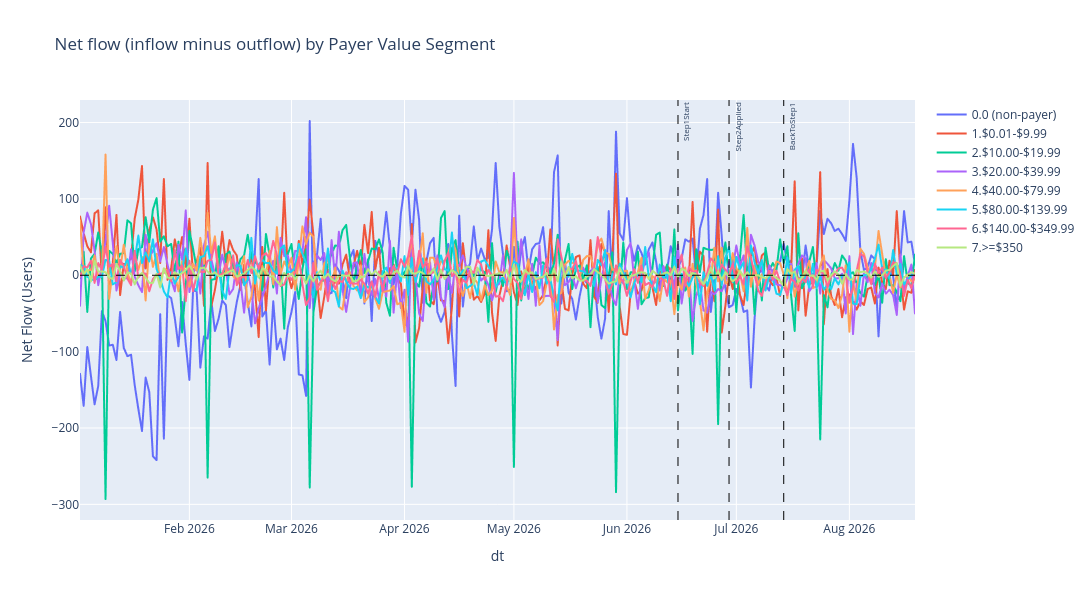
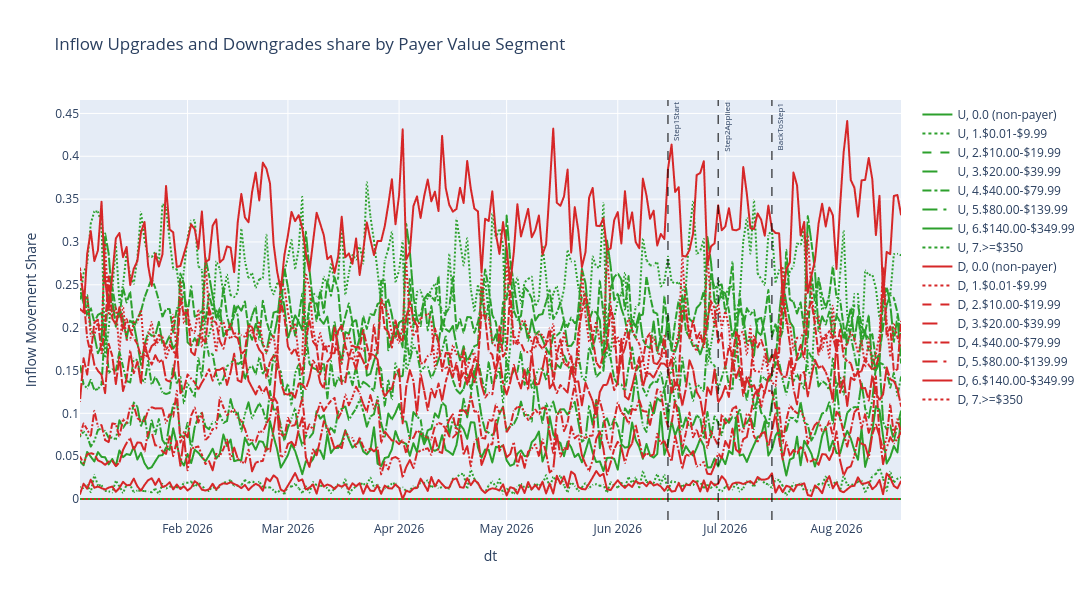

The notebook cell saved with these charts, in order:
### Markdown cell above
### Payment value

### Code cell
plot_movement_charts(
    data_payment_value_movements_agg, 
    'payer_value_segment', 
    vlines_events=vlines_events, 
    arpdau_df=data_arpdau_agg, 
    overlay_arpdau=False, 
    title_prefix='Payer Value Segment', 
    metrics=['net_flow','inflow_shares','outflow_shares'],
    height=600,
    width=1200)

#plot_movement_charts(data_payment_value_movements_agg, 'payer_value_segment', vlines_events=vlines_events, arpdau_df=data_arpdau_agg)

### Figure 1 — Plotly figure (JSON) as saved in the notebook; plotly's stock layout.template omitted (floating-point values rounded to 4 significant figures; data arrays with more than 128 entries replaced by an {"elided": "..."} marker saying what was removed)
{"data": [{"customdata": {"elided": "230x3 int values"}, "hovertemplate": "payer_value_segment=0.0 (non-payer)<br>dt=%{x}<br>Value=%{y}<br>Inflow Users=%{customdata[0]}<br>Outflow Users=%{customdata[1]}<br>Total Users Moving=%{customdata[2]}<extra></extra>", "legendgroup": "0.0 (non-payer)", "line": {"color": "#636efa", "dash": "solid"}, "marker": {"symbol": "circle"}, "mode": "lines", "name": "0.0 (non-payer)", "showlegend": true, "type": "scattergl", "x": {"elided": "230 str values"}, "xaxis": "x", "y": {"elided": "230 int values"}, "yaxis": "y"}, {"customdata": {"elided": "230x3 int values"}, "hovertemplate": "payer_value_segment=1.$0.01-$9.99<br>dt=%{x}<br>Value=%{y}<br>Inflow Users=%{customdata[0]}<br>Outflow Users=%{customdata[1]}<br>Total Users Moving=%{customdata[2]}<extra></extra>", "legendgroup": "1.$0.01-$9.99", "line": {"color": "#EF553B", "dash": "solid"}, "marker": {"symbol": "circle"}, "mode": "lines", "name": "1.$0.01-$9.99", "showlegend": true, "type": "scattergl", "x": {"elided": "230 str values"}, "xaxis": "x", "y": {"elided": "230 int values"}, "yaxis": "y"}, {"customdata": {"elided": "230x3 int values"}, "hovertemplate": "payer_value_segment=2.$10.00-$19.99<br>dt=%{x}<br>Value=%{y}<br>Inflow Users=%{customdata[0]}<br>Outflow Users=%{customdata[1]}<br>Total Users Moving=%{customdata[2]}<extra></extra>", "legendgroup": "2.$10.00-$19.99", "line": {"color": "#00cc96", "dash": "solid"}, "marker": {"symbol": "circle"}, "mode": "lines", "name": "2.$10.00-$19.99", "showlegend": true, "type": "scattergl", "x": {"elided": "230 str values"}, "xaxis": "x", "y": {"elided": "230 int values"}, "yaxis": "y"}, {"customdata": {"elided": "230x3 int values"}, "hovertemplate": "payer_value_segment=3.$20.00-$39.99<br>dt=%{x}<br>Value=%{y}<br>Inflow Users=%{customdata[0]}<br>Outflow Users=%{customdata[1]}<br>Total Users Moving=%{customdata[2]}<extra></extra>", "legendgroup": "3.$20.00-$39.99", "line": {"color": "#ab63fa", "dash": "solid"}, "marker": {"symbol": "circle"}, "mode": "lines", "name": "3.$20.00-$39.99", "showlegend": true, "type": "scattergl", "x": {"elided": "230 str values"}, "xaxis": "x", "y": {"elided": "230 int values"}, "yaxis": "y"}, {"customdata": {"elided": "230x3 int values"}, "hovertemplate": "payer_value_segment=4.$40.00-$79.99<br>dt=%{x}<br>Value=%{y}<br>Inflow Users=%{customdata[0]}<br>Outflow Users=%{customdata[1]}<br>Total Users Moving=%{customdata[2]}<extra></extra>", "legendgroup": "4.$40.00-$79.99", "line": {"color": "#FFA15A", "dash": "solid"}, "marker": {"symbol": "circle"}, "mode": "lines", "name": "4.$40.00-$79.99", "showlegend": true, "type": "scattergl", "x": {"elided": "230 str values"}, "xaxis": "x", "y": {"elided": "230 int values"}, "yaxis": "y"}, {"customdata": {"elided": "230x3 int values"}, "hovertemplate": "payer_value_segment=5.$80.00-$139.99<br>dt=%{x}<br>Value=%{y}<br>Inflow Users=%{customdata[0]}<br>Outflow Users=%{customdata[1]}<br>Total Users Moving=%{customdata[2]}<extra></extra>", "legendgroup": "5.$80.00-$139.99", "line": {"color": "#19d3f3", "dash": "solid"}, "marker": {"symbol": "circle"}, "mode": "lines", "name": "5.$80.00-$139.99", "showlegend": true, "type": "scattergl", "x": {"elided": "230 str values"}, "xaxis": "x", "y": {"elided": "230 int values"}, "yaxis": "y"}, {"customdata": {"elided": "230x3 int values"}, "hovertemplate": "payer_value_segment=6.$140.00-$349.99<br>dt=%{x}<br>Value=%{y}<br>Inflow Users=%{customdata[0]}<br>Outflow Users=%{customdata[1]}<br>Total Users Moving=%{customdata[2]}<extra></extra>", "legendgroup": "6.$140.00-$349.99", "line": {"color": "#FF6692", "dash": "solid"}, "marker": {"symbol": "circle"}, "mode": "lines", "name": "6.$140.00-$349.99", "showlegend": true, "type": "scattergl", "x": {"elided": "230 str values"}, "xaxis": "x", "y": {"elided": "230 int values"}, "yaxis": "y"}, {"customdata": {"elided": "230x3 int values"}, "hovertemplate": "payer_value_segment=7.>=$350<br>dt=%{x}<br>Value=%{y}<br>Inflow Users=%{customdata[0]}<br>Outflow Users=%{customdata[1]}<br>Total Users Moving=%{customdata[2]}<extra></extra>", "legendgroup": "7.>=$350", "line": {"color": "#B6E880", "dash": "solid"}, "marker": {"symbol": "circle"}, "mode": "lines", "name": "7.>=$350", "showlegend": true, "type": "scattergl", "x": {"elided": "230 str values"}, "xaxis": "x", "y": {"elided": "230 int values"}, "yaxis": "y"}], "layout": {"annotations": [{"font": {"size": 8}, "showarrow": false, "text": "Step1Start", "textangle": -90, "x": 1781481600000, "xanchor": "left", "xref": "x", "y": 1, "yanchor": "top", "yref": "y domain"}, {"font": {"size": 8}, "showarrow": false, "text": "Step2Applied", "textangle": -90, "x": 1782691200000, "xanchor": "left", "xref": "x", "y": 1, "yanchor": "top", "yref": "y domain"}, {"font": {"size": 8}, "showarrow": false, "text": "BackToStep1", "textangle": -90, "x": 1783987200000, "xanchor": "left", "xref": "x", "y": 1, "yanchor": "top", "yref": "y domain"}], "height": 600, "legend": {"title": {"text": ""}, "tracegroupgap": 0}, "shapes": [{"line": {"color": "black", "dash": "dash", "width": 1}, "type": "line", "x0": 1781481600000, "x1": 1781481600000, "xref": "x", "y0": 0, "y1": 1, "yref": "y domain"}, {"line": {"color": "black", "dash": "dash", "width": 1}, "type": "line", "x0": 1782691200000, "x1": 1782691200000, "xref": "x", "y0": 0, "y1": 1, "yref": "y domain"}, {"line": {"color": "black", "dash": "dash", "width": 1}, "type": "line", "x0": 1783987200000, "x1": 1783987200000, "xref": "x", "y0": 0, "y1": 1, "yref": "y domain"}, {"line": {"color": "black", "dash": "dash", "width": 1}, "type": "line", "x0": 0, "x1": 1, "xref": "x domain", "y0": 0, "y1": 0, "yref": "y"}], "title": {"text": "Net flow (inflow minus outflow) by Payer Value Segment"}, "width": 1200, "xaxis": {"anchor": "y", "domain": [0, 1], "title": {"text": "dt"}}, "yaxis": {"anchor": "x", "domain": [0, 1], "title": {"text": "Net Flow (Users)"}}}}

### Figure 2 — Plotly figure (JSON) as saved in the notebook; plotly's stock layout.template omitted (floating-point values rounded to 4 significant figures; data arrays with more than 128 entries replaced by an {"elided": "..."} marker saying what was removed)
{"data": [{"customdata": {"elided": "230x3 int values"}, "hovertemplate": "Movement Type=U<br>payer_value_segment=0.0 (non-payer)<br>dt=%{x}<br>Value=%{y}<br>Inflow Users=%{customdata[0]}<br>Outflow Users=%{customdata[1]}<br>Total Users Moving=%{customdata[2]}<extra></extra>", "legendgroup": "U, 0.0 (non-payer)", "line": {"color": "#2ca02c", "dash": "solid"}, "marker": {"symbol": "circle"}, "mode": "lines", "name": "U, 0.0 (non-payer)", "showlegend": true, "type": "scattergl", "x": {"elided": "230 str values"}, "xaxis": "x", "y": {"elided": "230 float values"}, "yaxis": "y"}, {"customdata": {"elided": "230x3 int values"}, "hovertemplate": "Movement Type=U<br>payer_value_segment=1.$0.01-$9.99<br>dt=%{x}<br>Value=%{y}<br>Inflow Users=%{customdata[0]}<br>Outflow Users=%{customdata[1]}<br>Total Users Moving=%{customdata[2]}<extra></extra>", "legendgroup": "U, 1.$0.01-$9.99", "line": {"color": "#2ca02c", "dash": "dot"}, "marker": {"symbol": "circle"}, "mode": "lines", "name": "U, 1.$0.01-$9.99", "showlegend": true, "type": "scattergl", "x": {"elided": "230 str values"}, "xaxis": "x", "y": {"elided": "230 float values"}, "yaxis": "y"}, {"customdata": {"elided": "230x3 int values"}, "hovertemplate": "Movement Type=U<br>payer_value_segment=2.$10.00-$19.99<br>dt=%{x}<br>Value=%{y}<br>Inflow Users=%{customdata[0]}<br>Outflow Users=%{customdata[1]}<br>Total Users Moving=%{customdata[2]}<extra></extra>", "legendgroup": "U, 2.$10.00-$19.99", "line": {"color": "#2ca02c", "dash": "dash"}, "marker": {"symbol": "circle"}, "mode": "lines", "name": "U, 2.$10.00-$19.99", "showlegend": true, "type": "scattergl", "x": {"elided": "230 str values"}, "xaxis": "x", "y": {"elided": "230 float values"}, "yaxis": "y"}, {"customdata": {"elided": "230x3 int values"}, "hovertemplate": "Movement Type=U<br>payer_value_segment=3.$20.00-$39.99<br>dt=%{x}<br>Value=%{y}<br>Inflow Users=%{customdata[0]}<br>Outflow Users=%{customdata[1]}<br>Total Users Moving=%{customdata[2]}<extra></extra>", "legendgroup": "U, 3.$20.00-$39.99", "line": {"color": "#2ca02c", "dash": "longdash"}, "marker": {"symbol": "circle"}, "mode": "lines", "name": "U, 3.$20.00-$39.99", "showlegend": true, "type": "scattergl", "x": {"elided": "230 str values"}, "xaxis": "x", "y": {"elided": "230 float values"}, "yaxis": "y"}, {"customdata": {"elided": "230x3 int values"}, "hovertemplate": "Movement Type=U<br>payer_value_segment=4.$40.00-$79.99<br>dt=%{x}<br>Value=%{y}<br>Inflow Users=%{customdata[0]}<br>Outflow Users=%{customdata[1]}<br>Total Users Moving=%{customdata[2]}<extra></extra>", "legendgroup": "U, 4.$40.00-$79.99", "line": {"color": "#2ca02c", "dash": "dashdot"}, "marker": {"symbol": "circle"}, "mode": "lines", "name": "U, 4.$40.00-$79.99", "showlegend": true, "type": "scattergl", "x": {"elided": "230 str values"}, "xaxis": "x", "y": {"elided": "230 float values"}, "yaxis": "y"}, {"customdata": {"elided": "230x3 int values"}, "hovertemplate": "Movement Type=U<br>payer_value_segment=5.$80.00-$139.99<br>dt=%{x}<br>Value=%{y}<br>Inflow Users=%{customdata[0]}<br>Outflow Users=%{customdata[1]}<br>Total Users Moving=%{customdata[2]}<extra></extra>", "legendgroup": "U, 5.$80.00-$139.99", "line": {"color": "#2ca02c", "dash": "longdashdot"}, "marker": {"symbol": "circle"}, "mode": "lines", "name": "U, 5.$80.00-$139.99", "showlegend": true, "type": "scattergl", "x": {"elided": "230 str values"}, "xaxis": "x", "y": {"elided": "230 float values"}, "yaxis": "y"}, {"customdata": {"elided": "230x3 int values"}, "hovertemplate": "Movement Type=U<br>payer_value_segment=6.$140.00-$349.99<br>dt=%{x}<br>Value=%{y}<br>Inflow Users=%{customdata[0]}<br>Outflow Users=%{customdata[1]}<br>Total Users Moving=%{customdata[2]}<extra></extra>", "legendgroup": "U, 6.$140.00-$349.99", "line": {"color": "#2ca02c", "dash": "solid"}, "marker": {"symbol": "circle"}, "mode": "lines", "name": "U, 6.$140.00-$349.99", "showlegend": true, "type": "scattergl", "x": {"elided": "230 str values"}, "xaxis": "x", "y": {"elided": "230 float values"}, "yaxis": "y"}, {"customdata": {"elided": "230x3 int values"}, "hovertemplate": "Movement Type=U<br>payer_value_segment=7.>=$350<br>dt=%{x}<br>Value=%{y}<br>Inflow Users=%{customdata[0]}<br>Outflow Users=%{customdata[1]}<br>Total Users Moving=%{customdata[2]}<extra></extra>", "legendgroup": "U, 7.>=$350", "line": {"color": "#2ca02c", "dash": "dot"}, "marker": {"symbol": "circle"}, "mode": "lines", "name": "U, 7.>=$350", "showlegend": true, "type": "scattergl", "x": {"elided": "230 str values"}, "xaxis": "x", "y": {"elided": "230 float values"}, "yaxis": "y"}, {"customdata": {"elided": "230x3 int values"}, "hovertemplate": "Movement Type=D<br>payer_value_segment=0.0 (non-payer)<br>dt=%{x}<br>Value=%{y}<br>Inflow Users=%{customdata[0]}<br>Outflow Users=%{customdata[1]}<br>Total Users Moving=%{customdata[2]}<extra></extra>", "legendgroup": "D, 0.0 (non-payer)", "line": {"color": "#d62728", "dash": "solid"}, "marker": {"symbol": "circle"}, "mode": "lines", "name": "D, 0.0 (non-payer)", "showlegend": true, "type": "scattergl", "x": {"elided": "230 str values"}, "xaxis": "x", "y": {"elided": "230 float values"}, "yaxis": "y"}, {"customdata": {"elided": "230x3 int values"}, "hovertemplate": "Movement Type=D<br>payer_value_segment=1.$0.01-$9.99<br>dt=%{x}<br>Value=%{y}<br>Inflow Users=%{customdata[0]}<br>Outflow Users=%{customdata[1]}<br>Total Users Moving=%{customdata[2]}<extra></extra>", "legendgroup": "D, 1.$0.01-$9.99", "line": {"color": "#d62728", "dash": "dot"}, "marker": {"symbol": "circle"}, "mode": "lines", "name": "D, 1.$0.01-$9.99", "showlegend": true, "type": "scattergl", "x": {"elided": "230 str values"}, "xaxis": "x", "y": {"elided": "230 float values"}, "yaxis": "y"}, {"customdata": {"elided": "230x3 int values"}, "hovertemplate": "Movement Type=D<br>payer_value_segment=2.$10.00-$19.99<br>dt=%{x}<br>Value=%{y}<br>Inflow Users=%{customdata[0]}<br>Outflow Users=%{customdata[1]}<br>Total Users Moving=%{customdata[2]}<extra></extra>", "legendgroup": "D, 2.$10.00-$19.99", "line": {"color": "#d62728", "dash": "dash"}, "marker": {"symbol": "circle"}, "mode": "lines", "name": "D, 2.$10.00-$19.99", "showlegend": true, "type": "scattergl", "x": {"elided": "230 str values"}, "xaxis": "x", "y": {"elided": "230 float values"}, "yaxis": "y"}, {"customdata": {"elided": "230x3 int values"}, "hovertemplate": "Movement Type=D<br>payer_value_segment=3.$20.00-$39.99<br>dt=%{x}<br>Value=%{y}<br>Inflow Users=%{customdata[0]}<br>Outflow Users=%{customdata[1]}<br>Total Users Moving=%{customdata[2]}<extra></extra>", "legendgroup": "D, 3.$20.00-$39.99", "line": {"color": "#d62728", "dash": "longdash"}, "marker": {"symbol": "circle"}, "mode": "lines", "name": "D, 3.$20.00-$39.99", "showlegend": true, "type": "scattergl", "x": {"elided": "230 str values"}, "xaxis": "x", "y": {"elided": "230 float values"}, "yaxis": "y"}, {"customdata": {"elided": "230x3 int values"}, "hovertemplate": "Movement Type=D<br>payer_value_segment=4.$40.00-$79.99<br>dt=%{x}<br>Value=%{y}<br>Inflow Users=%{customdata[0]}<br>Outflow Users=%{customdata[1]}<br>Total Users Moving=%{customdata[2]}<extra></extra>", "legendgroup": "D, 4.$40.00-$79.99", "line": {"color": "#d62728", "dash": "dashdot"}, "marker": {"symbol": "circle"}, "mode": "lines", "name": "D, 4.$40.00-$79.99", "showlegend": true, "type": "scattergl", "x": {"elided": "230 str values"}, "xaxis": "x", "y": {"elided": "230 float values"}, "yaxis": "y"}, {"customdata": {"elided": "230x3 int values"}, "hovertemplate": "Movement Type=D<br>payer_value_segment=5.$80.00-$139.99<br>dt=%{x}<br>Value=%{y}<br>Inflow Users=%{customdata[0]}<br>Outflow Users=%{customdata[1]}<br>Total Users Moving=%{customdata[2]}<extra></extra>", "legendgroup": "D, 5.$80.00-$139.99", "line": {"color": "#d62728", "dash": "longdashdot"}, "marker": {"symbol": "circle"}, "mode": "lines", "name": "D, 5.$80.00-$139.99", "showlegend": true, "type": "scattergl", "x": {"elided": "230 str values"}, "xaxis": "x", "y": {"elided": "230 float values"}, "yaxis": "y"}, {"customdata": {"elided": "230x3 int values"}, "hovertemplate": "Movement Type=D<br>payer_value_segment=6.$140.00-$349.99<br>dt=%{x}<br>Value=%{y}<br>Inflow Users=%{customdata[0]}<br>Outflow Users=%{customdata[1]}<br>Total Users Moving=%{customdata[2]}<extra></extra>", "legendgroup": "D, 6.$140.00-$349.99", "line": {"color": "#d62728", "dash": "solid"}, "marker": {"symbol": "circle"}, "mode": "lines", "name": "D, 6.$140.00-$349.99", "showlegend": true, "type": "scattergl", "x": {"elided": "230 str values"}, "xaxis": "x", "y": {"elided": "230 float values"}, "yaxis": "y"}, {"customdata": {"elided": "230x3 int values"}, "hovertemplate": "Movement Type=D<br>payer_value_segment=7.>=$350<br>dt=%{x}<br>Value=%{y}<br>Inflow Users=%{customdata[0]}<br>Outflow Users=%{customdata[1]}<br>Total Users Moving=%{customdata[2]}<extra></extra>", "legendgroup": "D, 7.>=$350", "line": {"color": "#d62728", "dash": "dot"}, "marker": {"symbol": "circle"}, "mode": "lines", "name": "D, 7.>=$350", "showlegend": true, "type": "scattergl", "x": {"elided": "230 str values"}, "xaxis": "x", "y": {"elided": "230 float values"}, "yaxis": "y"}], "layout": {"annotations": [{"font": {"size": 8}, "showarrow": false, "text": "Step1Start", "textangle": -90, "x": 1781481600000, "xanchor": "left", "xref": "x", "y": 1, "yanchor": "top", "yref": "y domain"}, {"font": {"size": 8}, "showarrow": false, "text": "Step2Applied", "textangle": -90, "x": 1782691200000, "xanchor": "left", "xref": "x", "y": 1, "yanchor": "top", "yref": "y domain"}, {"font": {"size": 8}, "showarrow": false, "text": "BackToStep1", "textangle": -90, "x": 1783987200000, "xanchor": "left", "xref": "x", "y": 1, "yanchor": "top", "yref": "y domain"}], "height": 600, "legend": {"title": {"text": ""}, "tracegroupgap": 0}, "shapes": [{"line": {"color": "black", "dash": "dash", "width": 1}, "type": "line", "x0": 1781481600000, "x1": 1781481600000, "xref": "x", "y0": 0, "y1": 1, "yref": "y domain"}, {"line": {"color": "black", "dash": "dash", "width": 1}, "type": "line", "x0": 1782691200000, "x1": 1782691200000, "xref": "x", "y0": 0, "y1": 1, "yref": "y domain"}, {"line": {"color": "black", "dash": "dash", "width": 1}, "type": "line", "x0": 1783987200000, "x1": 1783987200000, "xref": "x", "y0": 0, "y1": 1, "yref": "y domain"}], "title": {"text": "Inflow Upgrades and Downgrades share by Payer Value Segment"}, "width": 1200, "xaxis": {"anchor": "y", "domain": [0, 1], "title": {"text": "dt"}}, "yaxis": {"anchor": "x", "domain": [0, 1], "title": {"text": "Inflow Movement Share"}}}}
